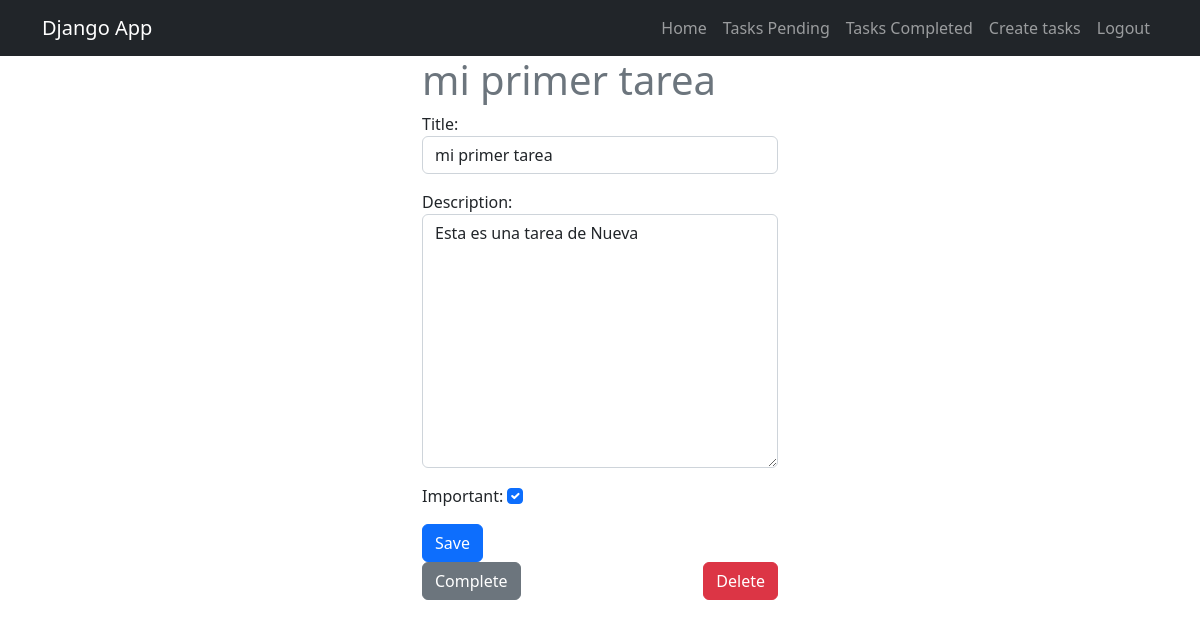
/tasks/1/ (signed in), run on the app's committed database.
### tasks/models.py (models this page shows, shortened)
class Task(models.Model):
    title = models.CharField(max_length = 100)
    description = models.TextField(blank = True)
    created = models.DateTimeField(auto_now_add = True)
    datecompleted = models.DateTimeField(null = True, blank = True)
    important = models.BooleanField(default = False)
    user = models.ForeignKey(User, on_delete = models.CASCADE)

### tasks/views.py (the view, shortened to what this page needs)
# urls.py: path('tasks/<int:task_id>/', views.task_detail, name='task_detail'),
@login_required
def task_detail(request, task_id):
    if request.method == 'GET':
        task = get_object_or_404(Task, pk = task_id, user = request.user)
        form = TaskForm(instance=task)
        return render(request, 'task_detail.html', {
            'task': task,
            'form': form
        })

### tasks/forms.py
class TaskForm(forms.ModelForm):
    class Meta:
        model = Task
        fields = ['title', 'description', 'important']
        widgets = {
            'title': forms.TextInput(attrs={'class': 'form-control', 'placeholder': 'Write a title'}),
             'description': forms.Textarea(attrs={'class': 'form-control', 'placeholder': 'Write a description'}),
             'important': forms.CheckboxInput(attrs={'class': 'form-check-input'}),
        }

### tasks/templates/task_detail.html (shortened to what this page needs)
{% extends 'base.html' %}
{% block content %}
<main class="container">
    <div class="row">
        <div class="col-md-4 offset-md-4">
            <h1 class="text-secondary">{{ task.title }}</h1>
            <form method="POST">
                {{form.as_p}}
                <button class="btn btn-primary">
                    Save
                </button>
            </form>
            <div class="d-flex justify-content-between">
                <form action="{% url 'complete_task' task.id %}" method="POST">
                    <button class="btn btn-secondary">
                        Complete
                    </button>
                </form>
                <form action="{% url 'delete_task' task.id %}" method="POST">
                    <button class="btn btn-danger">
                        Delete
                    </button>
                </form>
            </div>
        </div>
    </div>
</main>
{% endblock %}

### data on the page
Task: title "mi primer tarea", description "Esta es una tarea de Nueva", important "☑"
